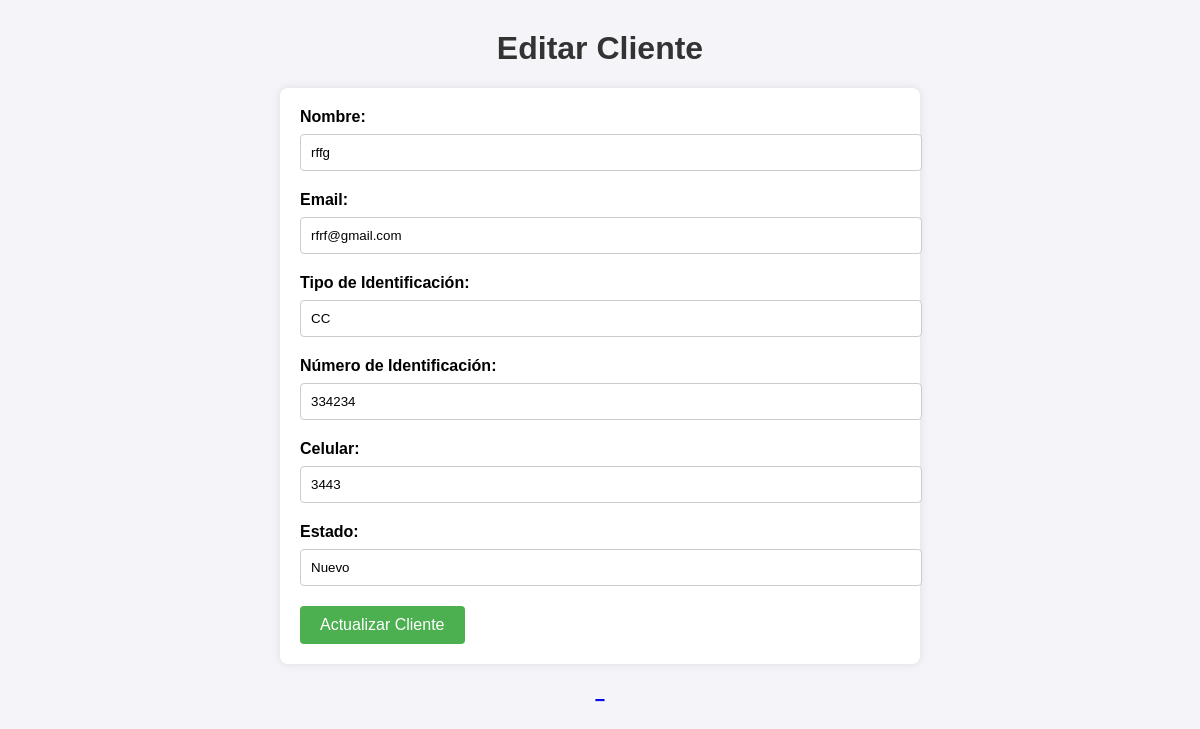
The page /editar_cliente/1 on the database its author committed.
### app.py (models this page shows)
class Cliente(db.Model):
    id = db.Column(db.Integer, primary_key=True)
    nombre = db.Column(db.String(100), nullable=False)
    email = db.Column(db.String(100), unique=True, nullable=False)
    tipo_identificacion = db.Column(db.String(50), nullable=False)
    numero_identificacion = db.Column(db.String(50), unique=True, nullable=False)
    celular = db.Column(db.String(20), nullable=False)
    estado = db.Column(db.String(50), nullable=True, default='Nuevo')
    tareas = db.relationship('Tarea', backref='cliente', lazy=True)

### app.py (the view, shortened to what this page needs)
@app.route('/editar_cliente/<int:cliente_id>', methods=['GET', 'POST'])
def editar_cliente(cliente_id):
    cliente = Cliente.query.get_or_404(cliente_id)
    return render_template('editar_cliente.html', cliente=cliente)

### templates/editar_cliente.html (shortened to what this page needs)
<!DOCTYPE html>
<html lang="es">
<head>
</head>
<body>
    <h1>Editar Cliente</h1>
    <form method="POST">
        <label for="nombre">Nombre:</label>
        <input type="text" id="nombre" name="nombre" value="{{ cliente.nombre }}" required>
        <label for="email">Email:</label>
        <input type="email" id="email" name="email" value="{{ cliente.email }}" required>
        <label for="tipo_identificacion">Tipo de Identificación:</label>
        <input type="text" id="tipo_identificacion" name="tipo_identificacion" value="{{ cliente.tipo_identificacion }}" required>
        <label for="numero_identificacion">Número de Identificación:</label>
        <input type="text" id="numero_identificacion" name="numero_identificacion" value="{{ cliente.numero_identificacion }}" required>
        <label for="celular">Celular:</label>
        <input type="text" id="celular" name="celular" value="{{ cliente.celular }}" required>
        <label for="estado">Estado:</label>
        <input type="text" id="estado" name="estado" value="{{ cliente.estado }}">
        <button type="submit">Actualizar Cliente</button>
    </form>
    <div class="link-container">
        <a href="{{ url_for('index') }}" class="button">_

### templates/editar_cliente.html (style rules this page uses)
body { font-family: Arial, sans-serif; background-color: #f4f4f9; margin: 0; padding: 0; }
h1 { text-align: center; color: #333; margin-top: 30px; }
form { width: 80%; max-width: 600px; margin: 20px auto; padding: 20px; background-color: #ffffff; border-radius: 8px; box-shadow: 0 0 10px rgba(0, 0, 0, 0.1); }
label { font-weight: bold; display: block; margin-bottom: 8px; }
input[type="text"], input[type="email"] { width: 100%; padding: 10px; margin-bottom: 20px; border: 1px solid #ccc; border-radius: 4px; }
button { background-color: #4CAF50; color: white; padding: 10px 20px; font-size: 16px; border: none; border-radius: 4px; cursor: pointer; }
.link-container { text-align: center; margin-top: 20px; }

### rows shown on the page
Cliente: nombre "rffg", email "rfrf@gmail.com", tipo_identificacion "CC", numero_identificacion "334234", celular "3443", estado "Nuevo"
